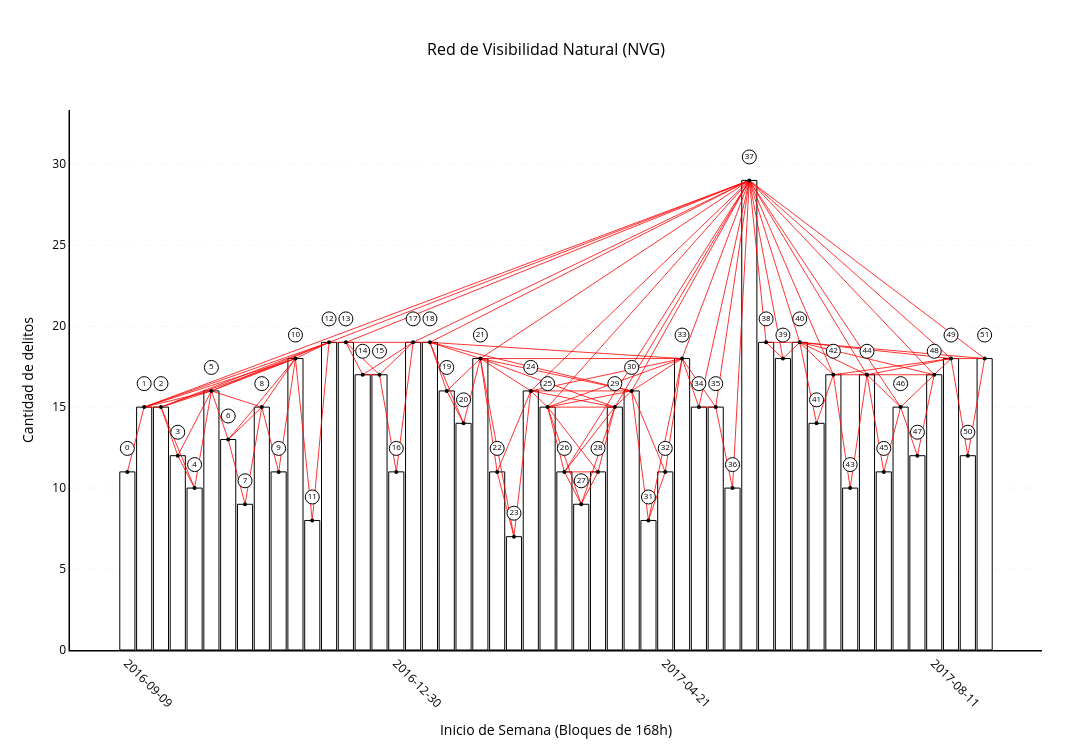

The cell this chart's notebook holds for it:
### Markdown cell above
#### Histograma

### Code cell
plots.plot_visibility_graph_from_network(window_graph["graph"])
